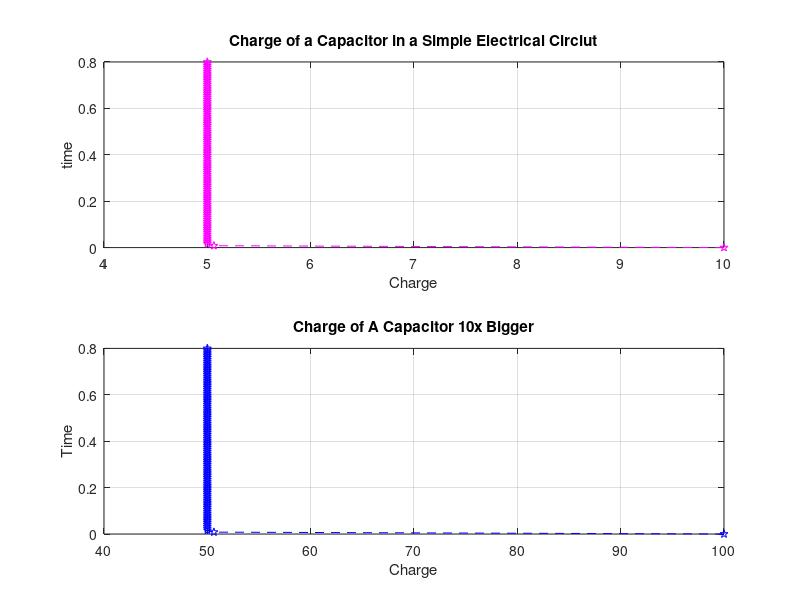

MATLAB code to generate this figure:
% Function parameters
q0 = 10;
R = 60;
L = 9;
C = 0.00005;

% Use linspace to create an array of 100 points between 0 and 0.8
t = linspace(0,0.8,100);

% Calculate the values of q
q = q0.*(exp(-R.*t/2.*L)).*cos((sqrt((1/L.*C)-(R/2.*L).^2).*t))

% Plot q vs t
subplot(2,1,1);
plot(q,t,'mp--');
title('Charge of a Capacitor in a Simple Electrical Circiut');
xlabel('Charge');
ylabel('time');
grid on
% Make the capacitor 10x bigger
q2 = 10.*(q)

% Plot q2 vs t
subplot(2,1,2);
plot(q2,t,'bp--');
title('Charge of A Capacitor 10x Bigger');
xlabel('Charge');
ylabel('Time');
grid on
